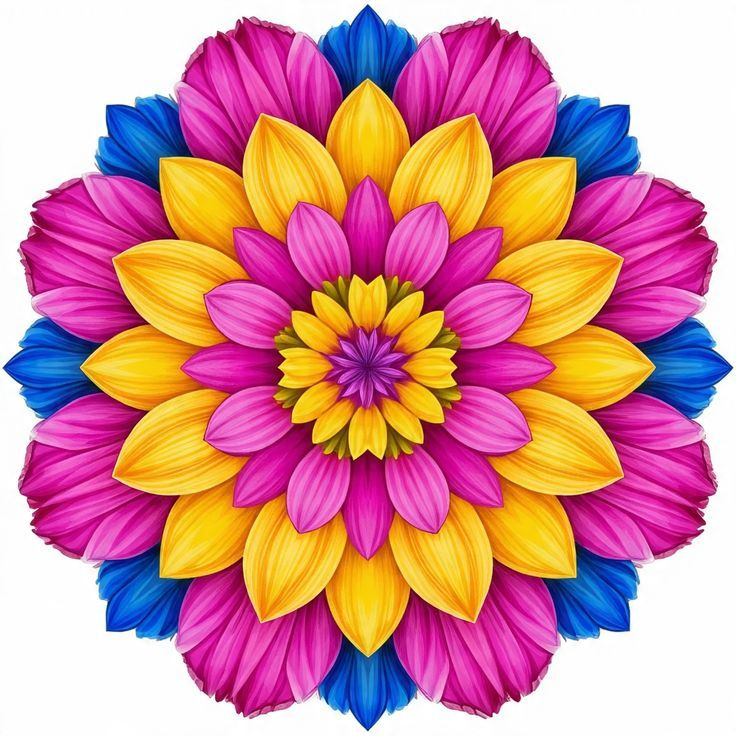
#> input picture image.jpeg, 736 x 736 px
$ python Q22.py
#> lines starting #> are read from the running program, lines starting #| are printed output that depends on the picture
import cv2
import numpy as np
import matplotlib.pyplot as plt

gray = cv2.imread("image.jpeg", cv2.IMREAD_GRAYSCALE)
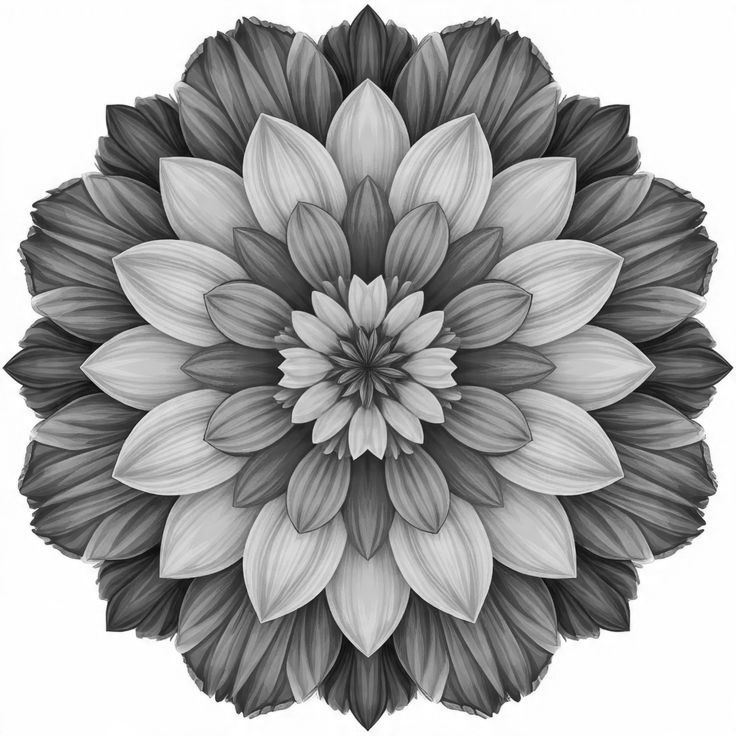
#> gray: shape (736, 736); min 0, max 255, mean 162.2

if gray is not None:
    quantized_2bit = (gray // 64) * 85
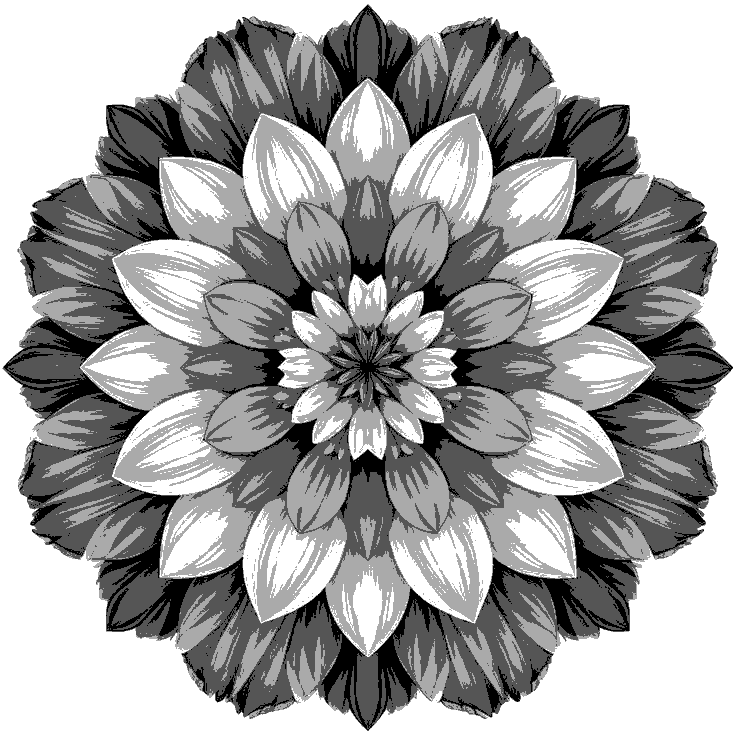
#> quantized_2bit: shape (736, 736); min 0, max 255, mean 164.2
    quantized_2bit = quantized_2bit.astype(np.uint8)

    cv2.imwrite("Q22_2bit_quantized.jpg", quantized_2bit)

    plt.imshow(quantized_2bit, cmap="gray", vmin=0, vmax=255)
    plt.title("Q22 - 2-bit Quantized Image")
    plt.axis("off")
    plt.show()

    print("Q22 - 2-bit quantization completed.")
else:
    print("Error: Image could not be loaded.")
